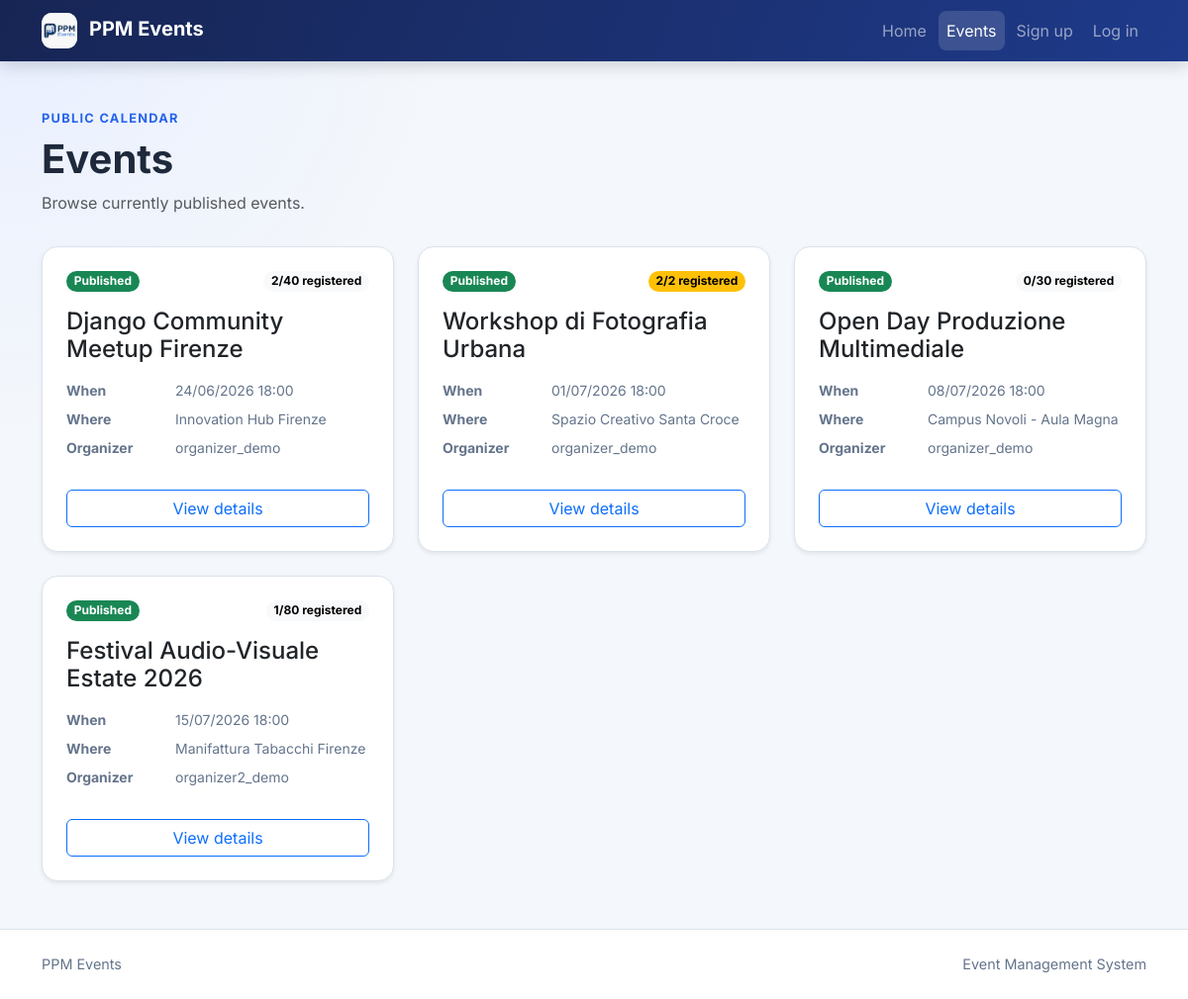
/events/, run on an earlier commit of the app's database.
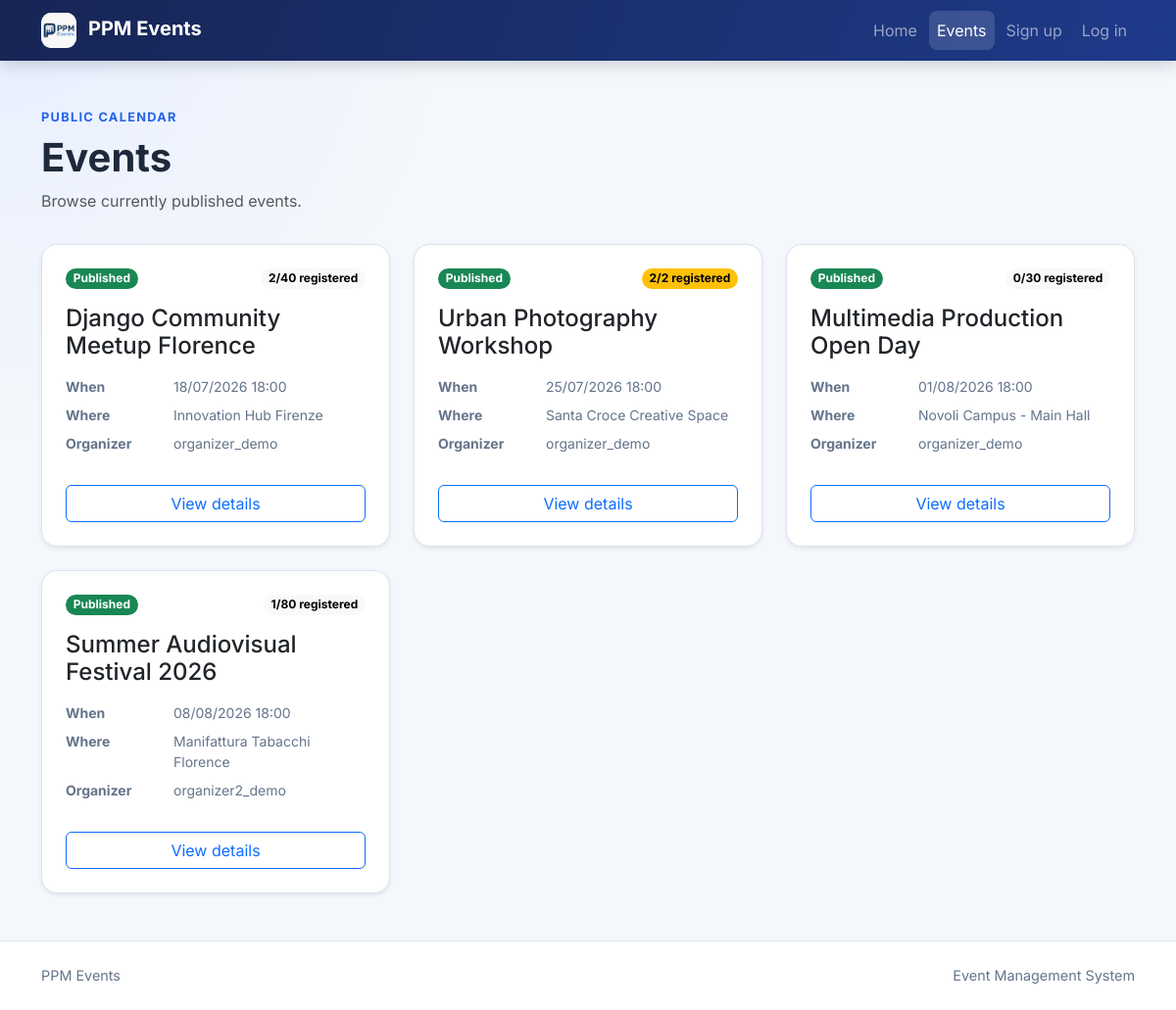
And on a later commit of the database.
### events/models.py (models this page shows, shortened)
class Event(models.Model):
    class Status(models.TextChoices):
        DRAFT = "draft", "Draft"
        PUBLISHED = "published", "Published"
        CANCELLED = "cancelled", "Cancelled"
    organizer = models.ForeignKey(
        settings.AUTH_USER_MODEL,
        on_delete=models.CASCADE,
        related_name="organized_events",
    )
    title = models.CharField(max_length=200)
    description = models.TextField()
    starts_at = models.DateTimeField()
    ends_at = models.DateTimeField()
    location = models.CharField(max_length=255)
    capacity = models.PositiveIntegerField(
        validators=[MinValueValidator(1)],
    )
    status = models.CharField(
        max_length=20,
        choices=Status.choices,
        default=Status.DRAFT,
    )
    created_at = models.DateTimeField(auto_now_add=True)
    updated_at = models.DateTimeField(auto_now=True)
    objects = EventQuerySet.as_manager()
    class Meta:
        ordering = ["starts_at", "title"]
        constraints = [
            models.CheckConstraint(
                condition=Q(capacity__gte=1),
                name="event_capacity_at_least_one",
            ),
            models.CheckConstraint(
                condition=Q(ends_at__gt=F("starts_at")),
                name="event_ends_after_start",
            ),
        ]
        indexes = [
            models.Index(fields=["status", "starts_at"]),
            models.Index(fields=["organizer", "starts_at"]),
        ]
    def get_absolute_url(self):
        return reverse("events:detail", kwargs={"pk": self.pk})

### events/views.py (the view)
# urls.py: path("events/", EventListView.as_view(), name="list"),
class EventListView(ListView):
    model = Event
    template_name = "events/event_list.html"
    context_object_name = "events"
    def get_queryset(self):
        return (
            Event.objects.public()
            .select_related("organizer")
            .annotate(registration_count=Count("registrations"))
        )

### accounts/context_processors.py (called while the page is built)
def roles(request):
    return {
        "user_is_attendee": is_attendee(request.user),
        "user_is_organizer": is_organizer(request.user),
    }

### accounts/roles.py (called while the page is built)
def get_user_roles(user):
    if not user.is_authenticated:
        return frozenset()
    if not hasattr(user, "_ppm_role_names"):
        user._ppm_role_names = frozenset(
            user.groups.values_list("name", flat=True)
        )
    return user._ppm_role_names

def user_has_role(user, role):
    return role.value in get_user_roles(user)

def is_admin(user):
    return user.is_authenticated and user.is_staff

def is_attendee(user):
    return (
        user_has_role(user, Role.ATTENDEE)
        or user_has_role(user, Role.ORGANIZER)
        or is_admin(user)
    )

def is_organizer(user):
    return user_has_role(user, Role.ORGANIZER) or is_admin(user)

### events/models.py (called while the page is built)
    def public(self):
        return self.filter(status=Event.Status.PUBLISHED)

### templates/events/event_list.html (shortened to what this page needs)
{% extends "base.html" %}
{% block content %}
<header class="page-header">
    <p class="page-kicker mb-2">Public calendar</p>
    <div class="d-flex flex-column flex-sm-row justify-content-between gap-3">
        <div>
            <h1 class="display-6 fw-bold mb-2">Events</h1>
            <p class="text-body-secondary mb-0">
                Browse currently published events.
            </p>
        </div>
    </div>
</header>
{% if events %}
    <div class="row g-4">
        {% for event in events %}
            <div class="col-md-6 col-xl-4">
                <article class="card event-card h-100 shadow-sm">
                    <div class="card-body d-flex flex-column p-4">
                        <div class="d-flex justify-content-between gap-2 mb-3">
                            {% include "includes/event_status_badge.html" %}
                            <span class="badge rounded-pill {% if event.registration_count >= event.capacity %}text-bg-warning{% else %}text-bg-light{% endif %}">
                                {{ event.registration_count }}/{{ event.capacity }}
                                registered
                            </span>
                        </div>
                        <h2 class="h4 card-title mb-3">{{ event.title }}</h2>
                        <dl class="row event-meta small mb-4">
                            <dt class="col-4">When</dt>
                            <dd class="col-8">
                                {{ event.starts_at|date:"d/m/Y H:i" }}
                            </dd>
                            <dt class="col-4">Where</dt>
                            <dd class="col-8">{{ event.location }}</dd>
                            <dt class="col-4">Organizer</dt>
                            <dd class="col-8">
                                {{ event.organizer.get_username }}
                            </dd>
                        </dl>
                        <a
                            class="btn btn-outline-primary mt-auto stretched-link"
                            href="{{ event.get_absolute_url }}"
                            aria-label="View details for {{ event.title }}"
                        >
                            View details
                        </a>
                    </div>
                </article>
            </div>
        {% endfor %}
    </div>
{% else %}
    {% include "includes/empty_state.html" with title="No events available" description="There are no published events at the moment. Check back later for new events." %}
{% endif %}
{% endblock %}

### templates/includes/event_status_badge.html
{% if event.status == "published" %}
    <span class="badge rounded-pill text-bg-success">Published</span>
{% elif event.status == "cancelled" %}
    <span class="badge rounded-pill text-bg-danger">Cancelled</span>
{% else %}
    <span class="badge rounded-pill text-bg-secondary">Draft</span>
{% endif %}

What changed in the data, as far as the page shows it:
removed Event: status "Published", registration_count "2", capacity "40", title "Django Community Meetup Firenze", starts_at "24/06/2026 18:00", location "Innovation Hub Firenze", organizer.get_username "organizer_demo"
removed Event: status "Published", registration_count "2", capacity "2", title "Workshop di Fotografia Urbana", starts_at "01/07/2026 18:00", location "Spazio Creativo Santa Croce", organizer.get_username "organizer_demo"
removed Event: status "Published", registration_count "0", capacity "30", title "Open Day Produzione Multimediale", starts_at "08/07/2026 18:00", location "Campus Novoli - Aula Magna", organizer.get_username "organizer_demo"
removed Event: status "Published", registration_count "1", capacity "80", title "Festival Audio-Visuale Estate 2026", starts_at "15/07/2026 18:00", location "Manifattura Tabacchi Firenze", organizer.get_username "organizer2_demo"
added Event: status "Published", registration_count "2", capacity "40", title "Django Community Meetup Florence", starts_at "18/07/2026 18:00", location "Innovation Hub Firenze", organizer.get_username "organizer_demo"
added Event: status "Published", registration_count "2", capacity "2", title "Urban Photography Workshop", starts_at "25/07/2026 18:00", location "Santa Croce Creative Space", organizer.get_username "organizer_demo"
added Event: status "Published", registration_count "0", capacity "30", title "Multimedia Production Open Day", starts_at "01/08/2026 18:00", location "Novoli Campus - Main Hall", organizer.get_username "organizer_demo"
added Event: status "Published", registration_count "1", capacity "80", title "Summer Audiovisual Festival 2026", starts_at "08/08/2026 18:00", location "Manifattura Tabacchi Florence", organizer.get_username "organizer2_demo"
